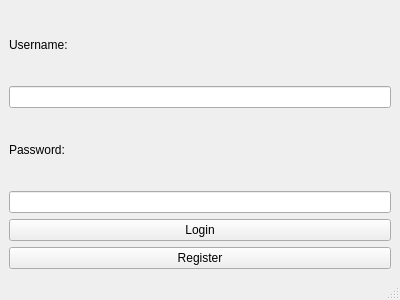
<?xml version="1.0" encoding="UTF-8"?>
<ui version="4.0">
 <class>LoginWindow</class>
 <widget class="QMainWindow" name="LoginWindow">
  <property name="geometry">
   <rect>
    <x>0</x>
    <y>0</y>
    <width>400</width>
    <height>300</height>
   </rect>
  </property>
  <property name="windowTitle">
   <string>Login</string>
  </property>
  <widget class="QWidget" name="centralwidget">
   <layout class="QVBoxLayout" name="verticalLayout">
    <item>
     <widget class="QLabel" name="username_label">
      <property name="text">
       <string>Username:</string>
      </property>
     </widget>
    </item>
    <item>
     <widget class="QLineEdit" name="username_input"/>
    </item>
    <item>
     <widget class="QLabel" name="password_label">
      <property name="text">
       <string>Password:</string>
      </property>
     </widget>
    </item>
    <item>
     <widget class="QLineEdit" name="password_input">
      <property name="echoMode">
       <enum>QLineEdit::Password</enum>
      </property>
     </widget>
    </item>
    <item>
     <widget class="QPushButton" name="login_button">
      <property name="text">
       <string>Login</string>
      </property>
     </widget>
    </item>
    <item>
     <widget class="QPushButton" name="register_button">
      <property name="text">
       <string>Register</string>
      </property>
     </widget>
    </item>
   </layout>
  </widget>
  <widget class="QMenuBar" name="menubar"/>
  <widget class="QStatusBar" name="statusbar"/>
 </widget>
 <resources/>
 <connections/>
</ui>
